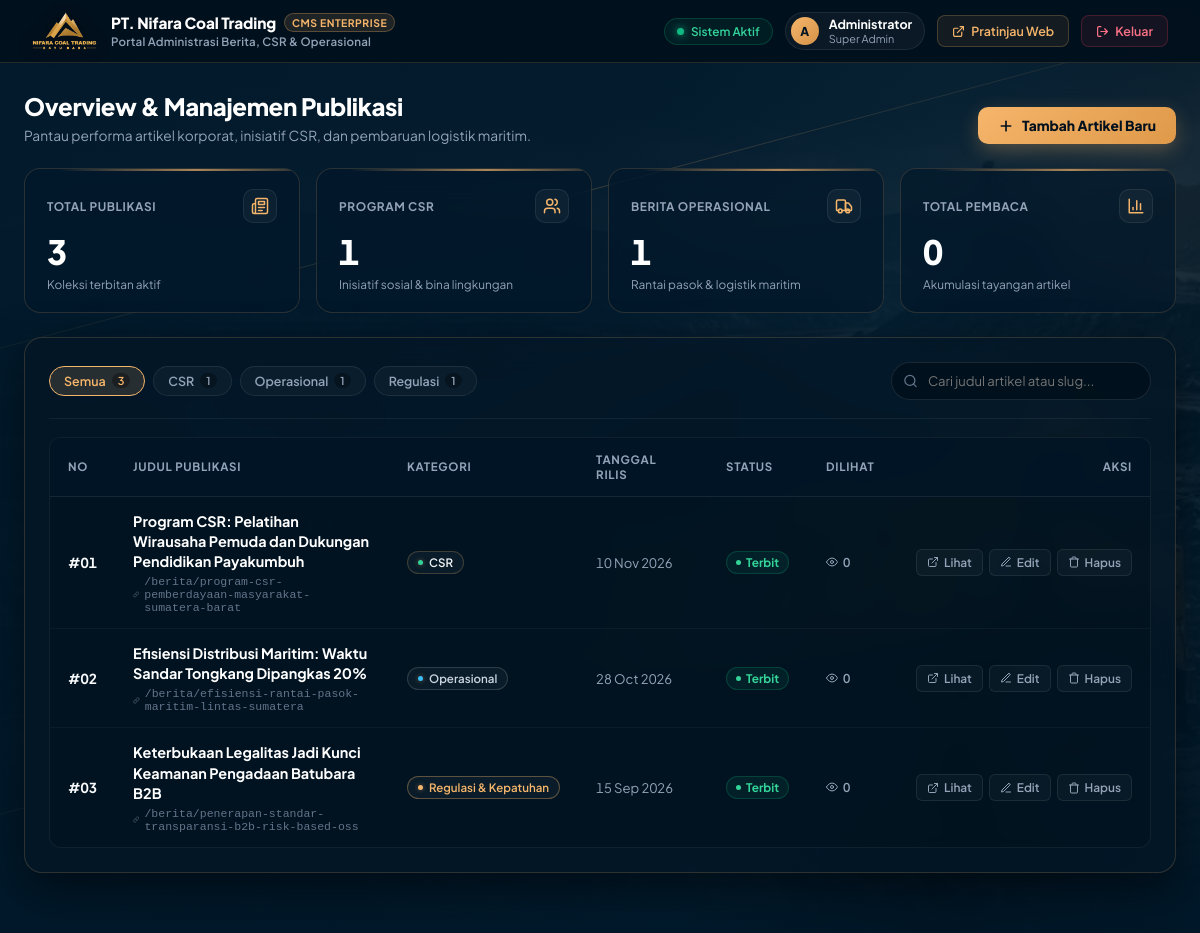
Page /website_php/admin/dashboard.php (signed in) on the committed database.
### tables this page shows
CREATE TABLE IF NOT EXISTS `articles` (
  `id` int(11) NOT NULL AUTO_INCREMENT,
  `title` varchar(255) NOT NULL,
  `slug` varchar(255) NOT NULL,
  `category` varchar(100) NOT NULL DEFAULT 'Berita',
  `excerpt` text NOT NULL,
  `content` longtext NOT NULL,
  `image` varchar(255) DEFAULT NULL,
  `author` varchar(100) DEFAULT 'PT. Nifara Coal Trading',
  `status` enum('published','draft') NOT NULL DEFAULT 'published',
  `views` int(11) NOT NULL DEFAULT 0,
  `created_at` datetime NOT NULL DEFAULT CURRENT_TIMESTAMP,
  `updated_at` datetime NOT NULL DEFAULT CURRENT_TIMESTAMP ON UPDATE CURRENT_TIMESTAMP,
  PRIMARY KEY (`id`),
  UNIQUE KEY `slug_unique` (`slug`),
  KEY `idx_category` (`category`),
  KEY `idx_status_created` (`status`,`created_at`)
);

### website_php/admin/dashboard.php (the view, shortened to what this page needs)
<?php
$db = getDB();
$stmt = $db->query("SELECT * FROM articles ORDER BY created_at DESC");
$articles = $stmt->fetchAll();
$totalArticles = count($articles);
$csrCount = 0;
$opCount = 0;
$regCount = 0;
$totalViews = 0;
foreach ($articles as $a) {
    if ($a['category'] === 'CSR') $csrCount++;
    elseif ($a['category'] === 'Operasional') $opCount++;
    else $regCount++;
    $totalViews += (int)($a['views'] ?? 0);
}
?>
<!DOCTYPE html>
<html lang="id">
<head>
  <link rel="stylesheet" href="../assets/css/admin.css">
</head>
<body class="admin-body">
<div class="dashboard-hero-bg" aria-hidden="true">
  <img src="../img/hero.jpg" alt="" class="dashboard-hero-img" fetchpriority="high">
  <div class="dashboard-hero-scrim"></div>
  <div class="dashboard-geo-stripes">
    <span class="geo-stripe s1"></span>
    <span class="geo-stripe s2"></span>
  </div>
</div>
<header class="admin-header">
  <a href="dashboard.php" class="admin-brand">
    <img src="../assets/images/logo.png" alt="PT. Nifara Coal Trading Logo">
    <div class="admin-brand-meta">
      <span class="admin-brand-title">
        PT. Nifara Coal Trading
        <span class="brand-badge">CMS Enterprise</span>
      </span>
      <span class="admin-brand-sub">Portal Administrasi Berita, CSR &amp; Operasional</span>
    </div>
  </a>
  <div class="admin-user-menu">
    <div class="sys-health-pill" title="Koneksi server dan basis data aktif normal">
      <span class="health-pulse-dot"></span>
      <span>Sistem Aktif</span>
    </div>
    <div class="user-chip">
      <div class="user-avatar"><?= strtoupper(substr($_SESSION['admin_name'] ?? 'A', 0, 1)) ?></div>
      <div class="user-info">
        <span class="user-name"><?= htmlspecialchars($_SESSION['admin_name'] ?? 'Administrator') ?></span>
        <span class="user-role">Super Admin</span>
      </div>
    </div>
    <a href="../index.php" target="_blank" class="nav-action-btn nav-preview-btn">
      <svg width="13" height="13" viewBox="0 0 24 24" fill="none" stroke="currentColor" stroke-width="2.2" stroke-linecap="round" stroke-linejoin="round">
        <path d="M18 13v6a2 2 0 0 1-2 2H5a2 2 0 0 1-2-2V8a2 2 0 0 1 2-2h6"></path>
        <polyline points="15 3 21 3 21 9"></polyline>
        <line x1="10" y1="14" x2="21" y2="3"></line>
      </svg>
      <span>Pratinjau Web</span>
    </a>
    <a href="logout.php" class="nav-action-btn nav-logout-btn">
      <svg width="13" height="13" viewBox="0 0 24 24" fill="none" stroke="currentColor" stroke-width="2.2" stroke-linecap="round" stroke-linejoin="round">
        <path d="M9 21H5a2 2 0 0 1-2-2V5a2 2 0 0 1 2-2h4"></path>
        <polyline points="16 17 21 12 16 7"></polyline>
        <line x1="21" y1="12" x2="9" y2="12"></line>
      </svg>
      <span>Keluar</span>
    </a>
  </div>
</header>
<main id="main" class="admin-container" tabindex="-1">
  <div class="dashboard-hero">
    <div class="dashboard-title-wrap">
      <h1>Overview &amp; Manajemen Publikasi</h1>
      <p>Pantau performa artikel korporat, inisiatif CSR, dan pembaruan logistik maritim.</p>
    </div>
    <a href="artikel-tambah.php" class="btn-create-article">
      <svg width="16" height="16" viewBox="0 0 24 24" fill="none" stroke="currentColor" stroke-width="2.5" stroke-linecap="round" stroke-linejoin="round">
        <line x1="12" y1="5" x2="12" y2="19"></line>
        <line x1="5" y1="12" x2="19" y2="12"></line>
      </svg>
      <span>Tambah Artikel Baru</span>
    </a>
  </div>
  <div class="metrics-grid">
    <div class="metric-card" style="--card-accent: var(--admin-gold);">
      <div class="metric-head">
        <span class="metric-label">Total Publikasi</span>
        <div class="metric-icon-wrap" style="color: var(--admin-gold);">
        </div>
      </div>
      <div class="metric-val"><?= $totalArticles ?></div>
      <div class="metric-sub">Koleksi terbitan aktif</div>
    </div>
    <div class="metric-card" style="--card-accent: var(--admin-gold);">
      <div class="metric-head">
        <span class="metric-label">Program CSR</span>
        <div class="metric-icon-wrap" style="color: var(--admin-gold);">
        </div>
      </div>
      <div class="metric-val"><?= $csrCount ?></div>
      <div class="metric-sub">Inisiatif sosial &amp; bina lingkungan</div>
    </div>
    <div class="metric-card" style="--card-accent: var(--admin-gold);">
      <div class="metric-head">
        <span class="metric-label">Berita Operasional</span>
        <div class="metric-icon-wrap" style="color: var(--admin-gold);">
        </div>
      </div>
      <div class="metric-val"><?= $opCount ?></div>
      <div class="metric-sub">Rantai pasok &amp; logistik maritim</div>
    </div>
    <div class="metric-card" style="--card-accent: var(--admin-gold);">
      <div class="metric-head">
        <span class="metric-label">Total Pembaca</span>
        <div class="metric-icon-wrap" style="color: var(--admin-gold);">
          <svg width="18" height="18" viewBox="0 0 24 24" fill="none" stroke="currentColor" stroke-width="2" stroke-linecap="round" stroke-linejoin="round">
            <path d="M3 3v18h18"></path>
            <path d="M18 17V9"></path><path d="M13 17V5"></path><path d="M8 17v-3"></path>
          </svg>
        </div>
      </div>
      <div class="metric-val"><?= number_format($totalViews) ?></div>
      <div class="metric-sub">Akumulasi tayangan artikel</div>
    </div>
  </div>
  <div class="admin-card">
    <div class="toolbar-row">
      <div class="filter-pills" role="tablist" aria-label="Filter Kategori">
        <button type="button" class="filter-btn active" role="tab" id="tab-cat-all" aria-selected="true" aria-controls="articlesTable" tabindex="0" data-category="ALL">
          <span>Semua</span>
          <span class="filter-count" id="countAll"><?= $totalArticles ?></span>
        </button>
        <button type="button" class="filter-btn" role="tab" id="tab-cat-csr" aria-selected="false" aria-controls="articlesTable" tabindex="-1" data-category="CSR">
          <span>CSR</span>
          <span class="filter-count"><?= $csrCount ?></span>
        </button>
        <button type="button" class="filter-btn" role="tab" id="tab-cat-op" aria-selected="false" aria-controls="articlesTable" tabindex="-1" data-category="Operasional">
          <span>Operasional</span>
          <span class="filter-count"><?= $opCount ?></span>
        </button>
        <?php if ($regCount > 0): ?>
          <button type="button" class="filter-btn" role="tab" id="tab-cat-reg" aria-selected="false" aria-controls="articlesTable" tabindex="-1" data-category="Regulasi">
            <span>Regulasi</span>
            <span class="filter-count"><?= $regCount ?></span>
          </button>
        <?php endif; ?>
      </div>
      <div class="search-box-wrap">
        <span class="search-icon" aria-hidden="true">
          <svg width="15" height="15" viewBox="0 0 24 24" fill="none" stroke="currentColor" stroke-width="2" stroke-linecap="round" stroke-linejoin="round">
            <circle cx="11" cy="11" r="8"></circle>
            <line x1="21" y1="21" x2="16.65" y2="16.65"></line>
          </svg>
        </span>
        <input type="text" id="articleSearchInput" class="search-input" placeholder="Cari judul artikel atau slug..." aria-label="Cari artikel">
      </div>
    </div>
    <?php if (empty($articles)): ?>
      <div style="text-align: center; color: #94a3b8; padding: 50px 20px;">
        <svg width="48" height="48" viewBox="0 0 24 24" fill="none" stroke="currentColor" stroke-width="1.5" style="margin-bottom: 12px; opacity: 0.5;">
          <path d="M14 2H6a2 2 0 0 0-2 2v16a2 2 0 0 0 2 2h12a2 2 0 0 0 2-2V8z"></path>
          <polyline points="14 2 14 8 20 8"></polyline>
        </svg>
        <p style="margin: 0; font-size: 0.95rem;">Belum ada artikel publikasi yang terdaftar.</p>
        <p style="margin: 6px 0 0; font-size: 0.8rem; color: #64748b;">Klik tombol di atas untuk membuat artikel pertama Anda.</p>
      </div>
    <?php else: ?>
      <div class="table-responsive">
        <table class="admin-table" id="articlesTable">
          <thead>
            <tr>
              <th style="width: 50px;">No</th>
              <th>Judul Publikasi</th>
              <th style="width: 140px;">Kategori</th>
              <th style="width: 130px;">Tanggal Rilis</th>
              <th style="width: 100px;">Status</th>
              <th style="width: 90px;">Dilihat</th>
              <th style="width: 185px; text-align: right;">Aksi</th>
            </tr>
          </thead>
          <tbody>
            <?php foreach ($articles as $idx => $art): ?>
              <tr class="article-row" data-title="<?= strtolower(htmlspecialchars($art['title'])) ?>" data-slug="<?= strtolower(htmlspecialchars($art['slug'])) ?>" data-category="<?= htmlspecialchars($art['category']) ?>">
                <td class="col-idx">#<?= sprintf('%02d', $idx + 1) ?></td>
                <td class="art-title-cell">
                  <a href="../berita/detail.php?slug=<?= urlencode($art['slug']) ?>" target="_blank" class="art-title-link">
                    <?= htmlspecialchars($art['title']) ?>
                  </a>
                  <div class="art-slug-box">
                    <svg width="11" height="11" viewBox="0 0 24 24" fill="none" stroke="currentColor" stroke-width="2" stroke-linecap="round" stroke-linejoin="round">
                      <path d="M10 13a5 5 0 0 0 7.54.54l3-3a5 5 0 0 0-7.07-7.07l-1.72 1.71"></path>
                      <path d="M14 11a5 5 0 0 0-7.54-.54l-3 3a5 5 0 0 0 7.07 7.07l1.71-1.71"></path>
                    </svg>
                    <span>/berita/<?= htmlspecialchars($art['slug']) ?></span>
                  </div>
                </td>
                <td>
                  <?php if ($art['category'] === 'CSR'): ?>
                    <span class="badge-cat badge-csr"><span class="badge-dot"></span>CSR</span>
                  <?php elseif ($art['category'] === 'Operasional'): ?>
                    <span class="badge-cat badge-op"><span class="badge-dot"></span>Operasional</span>
                  <?php else: ?>
                    <span class="badge-cat badge-reg"><span class="badge-dot"></span><?= htmlspecialchars($art['category']) ?></span>
                  <?php endif; ?>
                </td>
                <td>
                  <span style="color: #94a3b8; font-size: 0.82rem; white-space: nowrap; font-variant-numeric: tabular-nums;">
                    <?= date('d M Y', strtotime($art['created_at'])) ?>
                  </span>
                </td>
                <td>
                  <span class="status-pill">
                    <span class="status-pill-dot"></span>
                    <span>Terbit</span>
                  </span>
                </td>
                <td>
                  <span class="views-chip">
                    <svg width="12" height="12" viewBox="0 0 24 24" fill="none" stroke="currentColor" stroke-width="2" stroke-linecap="round" stroke-linejoin="round">
                      <path d="M1 12s4-8 11-8 11 8 11 8-4 8-11 8-11-8-11-8z"></path>
                      <circle cx="12" cy="12" r="3"></circle>
                    </svg>
                    <span><?= number_format($art['views']) ?></span>
                  </span>
                </td>
                <td>
                  <div class="action-group">
                    <a href="../berita/detail.php?slug=<?= urlencode($art['slug']) ?>" target="_blank" class="btn-action btn-action-view" title="Lihat di Website">
                      <svg width="12" height="12" viewBox="0 0 24 24" fill="none" stroke="currentColor" stroke-width="2" stroke-linecap="round" stroke-linejoin="round">
                        <path d="M18 13v6a2 2 0 0 1-2 2H5a2 2 0 0 1-2-2V8a2 2 0 0 1 2-2h6"></path>
                        <polyline points="15 3 21 3 21 9"></polyline>
                        <line x1="10" y1="14" x2="21" y2="3"></line>
                      </svg>
                      <span>Lihat</span>
                    </a>
                    <a href="artikel-edit.php?id=<?= $art['id'] ?>" class="btn-action btn-action-edit" title="Edit Artikel">
                      <svg width="12" height="12" viewBox="0 0 24 24" fill="none" stroke="currentColor" stroke-width="2" stroke-linecap="round" stroke-linejoin="round">
                        <path d="M12 20h9"></path>
                        <path d="M16.5 3.5a2.121 2.121 0 0 1 3 3L7 19l-4 1 1-4L16.5 3.5z"></path>
                      </svg>
                      <span>Edit</span>
                    </a>
                    <form method="POST" action="artikel-hapus.php" class="form-action-delete" onsubmit="return confirm('Apakah Anda yakin ingin menghapus artikel ini? Tindakan ini tidak dapat dibatalkan.');">
                      <button type="submit" class="btn-action btn-action-delete" title="Hapus Artikel">
                        <svg width="12" height="12" viewBox="0 0 24 24" fill="none" stroke="currentColor" stroke-width="2" stroke-linecap="round" stroke-linejoin="round">
                          <polyline points="3 6 5 6 21 6"></polyline>
                          <path d="M19 6v14a2 2 0 0 1-2 2H7a2 2 0 0 1-2-2V6m3 0V4a2 2 0 0 1 2-2h4a2 2 0 0 1 2 2v2"></path>
                        </svg>
                        <span>Hapus</span>
                      </button>
                    </form>
                  </div>
                </td>
              </tr>
            <?php endforeach; ?>
          </tbody>
        </table>
      </div>
    <?php endif; ?>
  </div>
</main>
</body>
</html>

### rows in the picture
articles: title "Program CSR: Pelatihan Wirausaha Pemuda dan Dukungan Pendidikan Payakumbuh", slug "program-csr-pemberdayaan-masyarakat-sumatera-barat", category "CSR" (drawn), created_at "10 Nov 2026", views "0"
articles: title "Efisiensi Distribusi Maritim: Waktu Sandar Tongkang Dipangkas 20%", slug "efisiensi-rantai-pasok-maritim-lintas-sumatera", category "Operasional" (drawn), created_at "28 Oct 2026", views "0"
articles: title "Keterbukaan Legalitas Jadi Kunci Keamanan Pengadaan Batubara B2B", slug "penerapan-standar-transparansi-b2b-risk-based-oss", category "Regulasi & Kepatuhan", created_at "15 Sep 2026", views "0"

### other values in the picture
substr($_SESSION['admin_name'] ?? 'A', 0, 1) "A"
$_SESSION['admin_name'] "Administrator"
$totalArticles "3"
$csrCount "1"
$opCount "1"
$totalViews "0"
$regCount "1"
